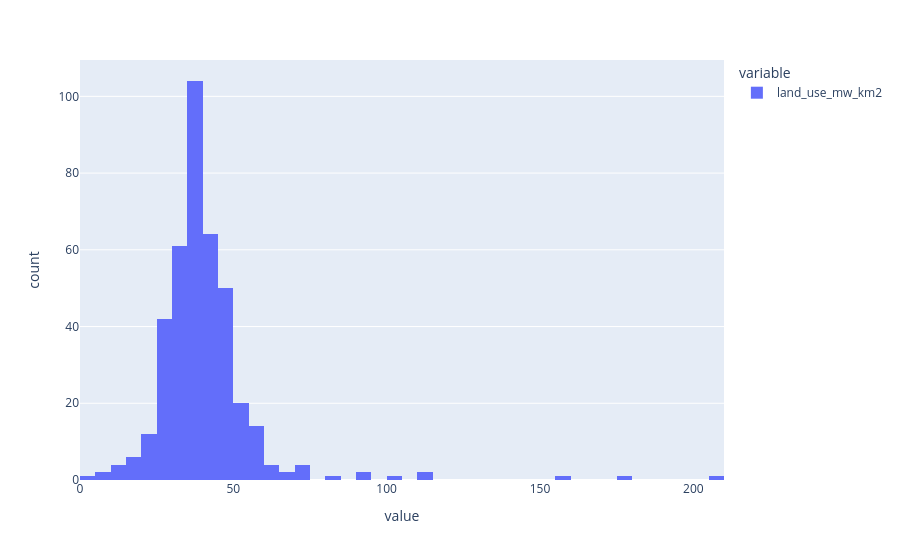

The notebook cell saved with this chart:
### Markdown cell above
## Analysis

### Code cell
# direct land use assumption
direct_land_frac = .75

# read in solar shapefile
solar = gpd.read_file('/Users/mong275/Downloads/uspvdbSHP/uspvdb_v2_0_20240801.shp')

# convert to albers CRS
solar.to_crs('ESRI:102003', inplace=True)

# remove smaller solar plants to align with CERF assumed rated capacity range
solar = solar[solar.p_cap_dc > 10]

# remove non single-axis facilities
solar = solar[solar.p_axis == 'single-axis']

# select facilities operational between 2010 and 2020
solar = solar[solar.p_year > 2010]
#solar = solar[solar.p_year < 2020]

# select facilities in western US states
solar = solar[solar.p_state.isin(['CA', 'OR', 'WA', 'ID', 'NV', 'UT', 'MT', 'WY', 'AZ', 'CO', 'NM'])]

# determine the project area by assuming panel area in meters squared covers 75% of the total project area
solar['project_area_m2'] = solar['p_area'] * (1 / direct_land_frac)

# calculate the capacity density (MW/square meter) as the ratio of DC capacity and project area (m2)
solar['land_use_mw_m2'] = solar['p_cap_dc'] / solar['project_area_m2']

# calculate the capacity density per km2 (MW/km2) 
solar['land_use_mw_km2'] = (solar['land_use_mw_m2'] * 1e6)

fig = px.histogram(solar['land_use_mw_km2'], nbins=100)

fig.show()

### Figure 1 — Plotly figure (JSON) as saved in the notebook; plotly's stock layout.template omitted (floating-point values rounded to 4 significant figures; data arrays with more than 128 entries replaced by an {"elided": "..."} marker saying what was removed)
{"data": [{"alignmentgroup": "True", "bingroup": "x", "hovertemplate": "variable=land_use_mw_km2<br>value=%{x}<br>count=%{y}<extra></extra>", "legendgroup": "land_use_mw_km2", "marker": {"color": "#636efa", "pattern": {"shape": ""}}, "name": "land_use_mw_km2", "nbinsx": 100, "offsetgroup": "land_use_mw_km2", "orientation": "v", "showlegend": true, "type": "histogram", "x": {"elided": "399 float values"}, "xaxis": "x", "yaxis": "y"}], "layout": {"autosize": true, "barmode": "relative", "legend": {"title": {"text": "variable"}, "tracegroupgap": 0}, "margin": {"t": 60}, "xaxis": {"anchor": "y", "autorange": true, "domain": [0, 1], "range": [0, 210], "title": {"text": "value"}, "type": "linear"}, "yaxis": {"anchor": "x", "autorange": true, "domain": [0, 1], "range": [0, 109.5], "title": {"text": "count"}}}}
